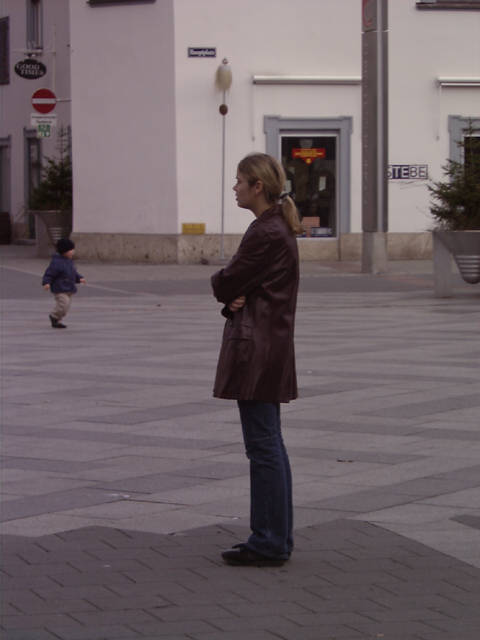
#> input picture images/person_010.bmp, 480 x 640 px; its folder holds only this picture in this run
$ python skindetect.py --images images
#> lines starting #> are read from the running program, lines starting #| are printed output that depends on the picture; after the words box and inside, x2 and y2 are one past the last pixel; in counts of white or black regions, pixels touching at a corner belong together
# USAGE
# python detect.py --images images

# import the necessary packages
from __future__ import print_function
from imutils.object_detection import non_max_suppression
from imutils import paths
import numpy as np
import argparse
import imutils
import cv2

# construct the argument parse and parse the arguments
ap = argparse.ArgumentParser()
ap.add_argument("-i", "--images", required=True, help="path to images directory")
args = vars(ap.parse_args())
#define the upper and lower boundaries of the HSV pixel
# define the upper and lower boundaries of the HSV pixel
# intensities to be considered 'skin'
lower = np.array([0, 48, 80], dtype = "uint8")
upper = np.array([20, 255, 255], dtype = "uint8")
# initialize the HOG descriptor/person detector
#hog = cv2.HOGDescriptor()
#hog.setSVMDetector(cv2.HOGDescriptor_getDefaultPeopleDetector())

# loop over the image paths
imagePaths = list(paths.list_images(args["images"]))

for imagePath in imagePaths:
	# load the image and resize it to (1) reduce detection time
	# and (2) improve detection accuracy
	image = cv2.imread(imagePath)
#> image is the input picture: shape (640, 480, 3); mean B, G, R 103.7, 99.5, 111.5
	frame = imutils.resize(image, width=min(400, image.shape[1]))
	#orig = frame.copy()
	converted = cv2.cvtColor(frame, cv2.COLOR_BGR2HSV)
#> converted: shape (533, 400, 3); mean H, S, V 130.9, 35.4, 111.7
	skinMask = cv2.inRange(converted, lower, upper)
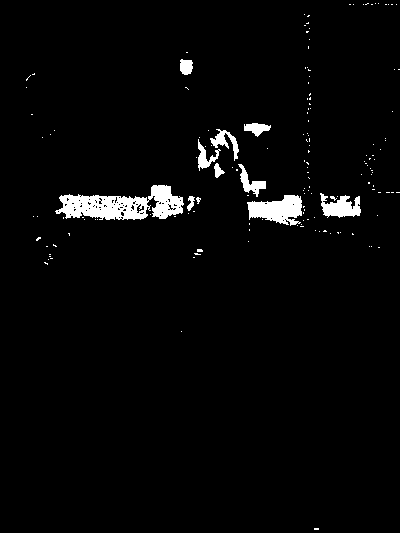
#> skinMask: shape (533, 400); 2.8% white; 156 white regions (145 under 20 px), largest, box (x1, y1, x2, y2) and area: (55, 185, 184, 220) 2511, (247, 195, 302, 226) 1096, (320, 193, 361, 218) 623

	# apply a series of erosions and dilations to the mask
	# using an elliptical kernel
	kernel = cv2.getStructuringElement(cv2.MORPH_ELLIPSE, (11, 11))
	skinMask = cv2.erode(skinMask, kernel, iterations = 2)
#> skinMask: shape (533, 400); every value is 0
	skinMask = cv2.dilate(skinMask, kernel, iterations = 2)

	# blur the mask to help remove noise, then apply the
	# mask to the frame
	skinMask = cv2.GaussianBlur(skinMask, (3, 3), 0)
	skin = cv2.bitwise_and(frame, frame, mask = skinMask)
#> skin: shape (533, 400, 3); every value is 0

	# show the skin in the image along with the mask
	cv2.imshow("images", np.hstack([frame, skin]))
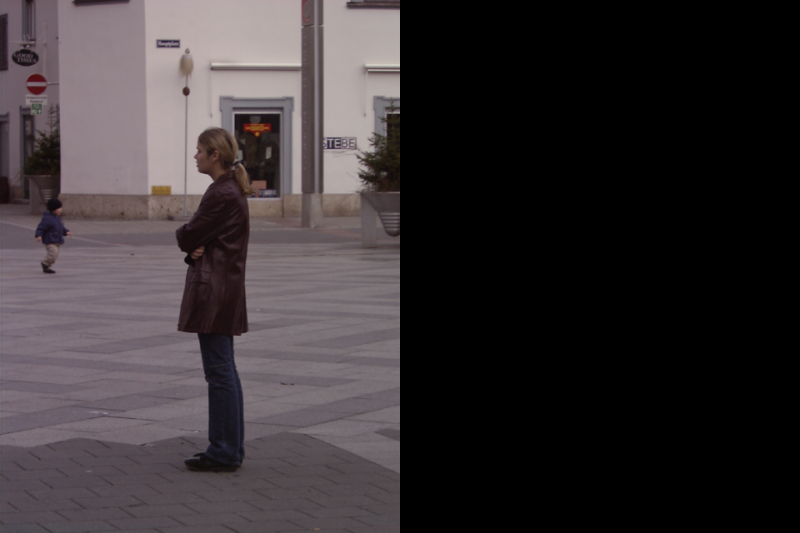
#> window 'images': shape (533, 800, 3); mean B, G, R 51.9, 49.7, 55.8

	# if the 'q' key is pressed, stop the loop
	if (cv2.waitKey(0)&0xff) == 27: break
#> (key Esc is pressed here)

$ run again, on images/person_032.bmp
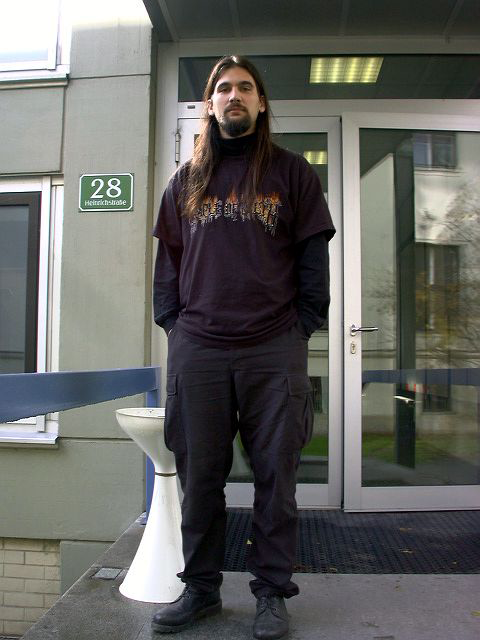
#> input picture images/person_032.bmp, 480 x 640 px
#> image is the input picture: shape (640, 480, 3); mean B, G, R 97.5, 100.8, 100.6
#> converted: shape (533, 400, 3); mean H, S, V 73.9, 43.2, 105.2
#> `skinMask = cv2.inRange(converted, lower, upper)`:
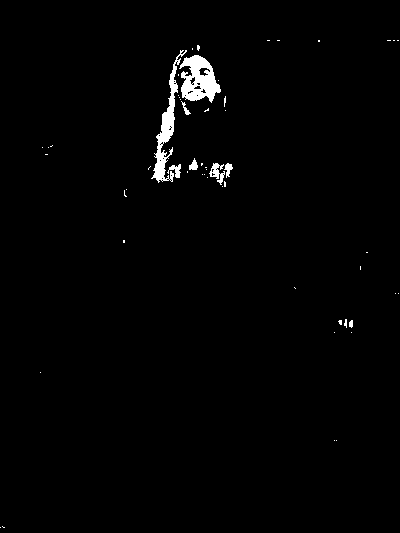
#> skinMask: shape (533, 400); 1.4% white; 55 white regions (47 under 20 px), largest, box (x1, y1, x2, y2) and area: (179, 55, 221, 103) 1191, (151, 50, 187, 183) 1098, (209, 163, 225, 185) 163
#> skin: shape (533, 400, 3); every value is 0
#> `cv2.imshow("images", np.hstack([frame, skin]))`:
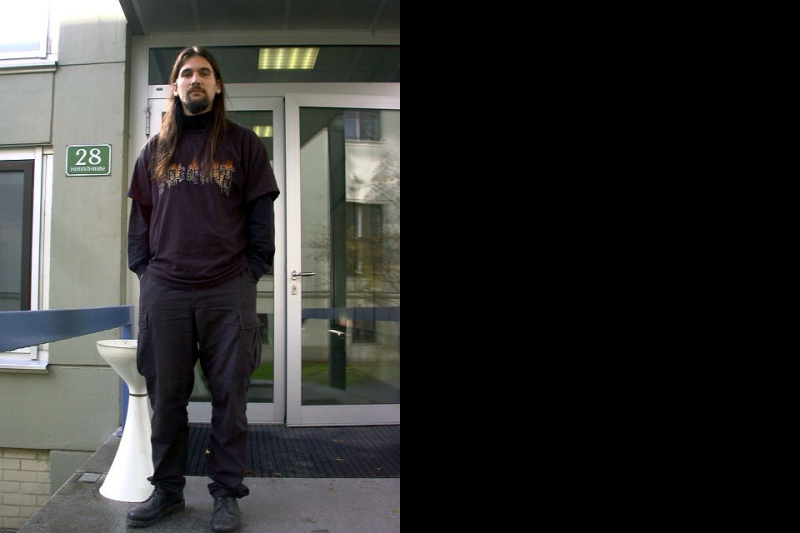
#> window 'images': shape (533, 800, 3); mean B, G, R 48.7, 50.4, 50.3

$ run again, on images/person_033.bmp
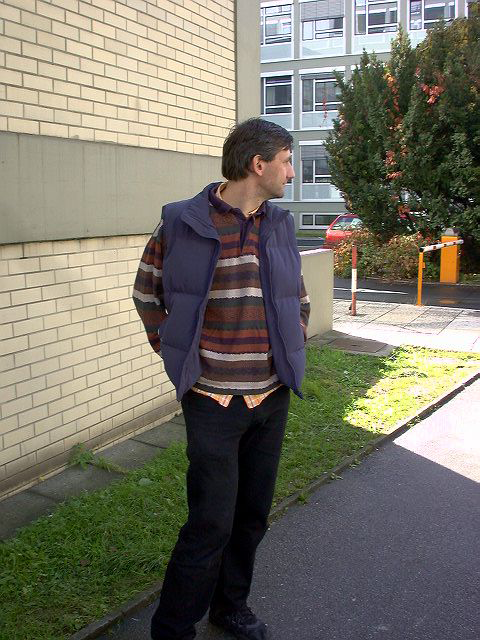
#> input picture images/person_033.bmp, 480 x 640 px
#> image is the input picture: shape (640, 480, 3); mean B, G, R 104.3, 117.4, 120.1
#> converted: shape (533, 400, 3); mean H, S, V 61, 70.3, 127.2
#> `skinMask = cv2.inRange(converted, lower, upper)`:
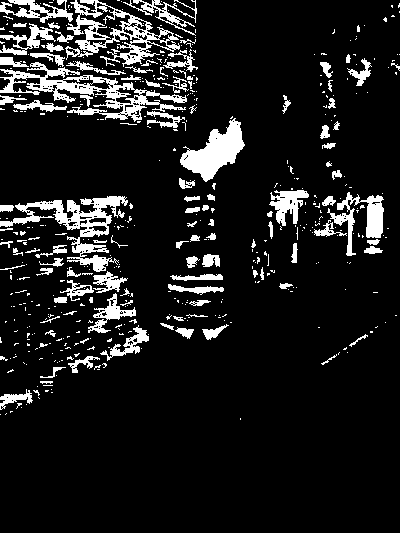
#> skinMask: shape (533, 400); 11.2% white; 491 white regions (386 under 20 px), largest, box (x1, y1, x2, y2) and area: (0, 62, 187, 122) 2986, (0, 196, 128, 272) 2586, (65, 0, 180, 67) 2429
#> `cv2.imshow("images", np.hstack([frame, skin]))`:
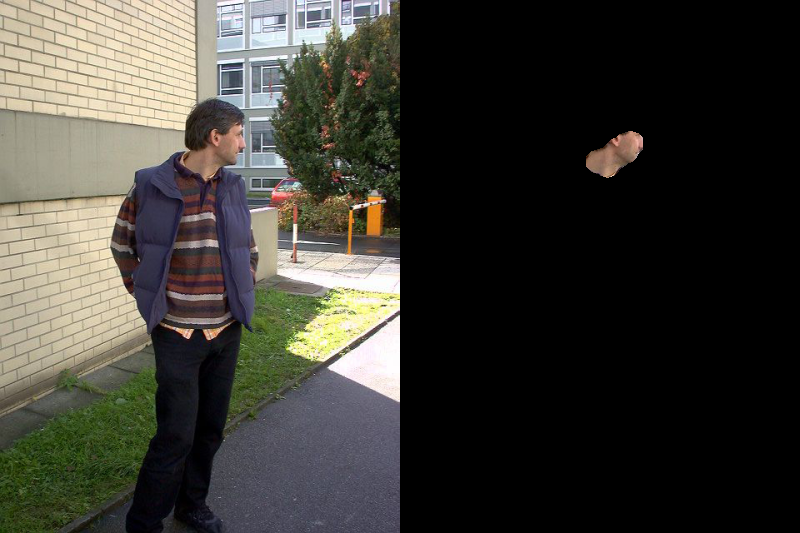
#> window 'images': shape (533, 800, 3); mean B, G, R 52.5, 59.1, 60.7

$ run again, on images/person_044.bmp
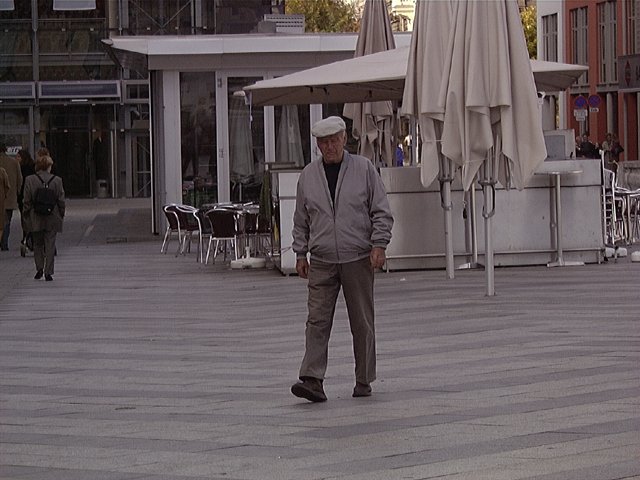
#> input picture images/person_044.bmp, 640 x 480 px
#> image is the input picture: shape (480, 640, 3); mean B, G, R 91.8, 89.5, 99.1
#> converted: shape (300, 400, 3); mean H, S, V 122.1, 33.3, 99.3
#> `skinMask = cv2.inRange(converted, lower, upper)`:
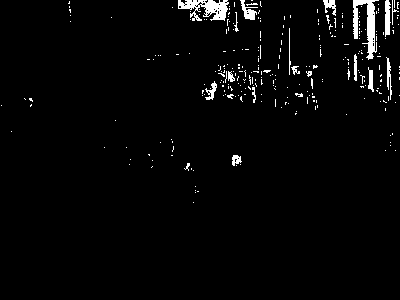
#> skinMask: shape (300, 400); 2.7% white; 289 white regions (269 under 20 px), largest, box (x1, y1, x2, y2) and area: (353, 0, 379, 60) 658, (178, 0, 229, 21) 601, (385, 0, 391, 37) 173
#> skin: shape (300, 400, 3); every value is 0
#> `cv2.imshow("images", np.hstack([frame, skin]))`:
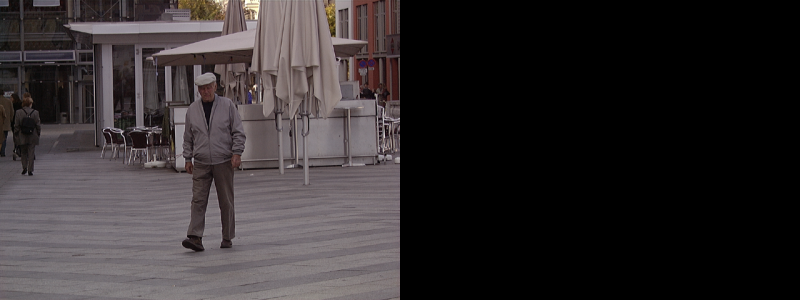
#> window 'images': shape (300, 800, 3); mean B, G, R 45.9, 44.7, 49.6

$ run again, on images/person_011.bmp
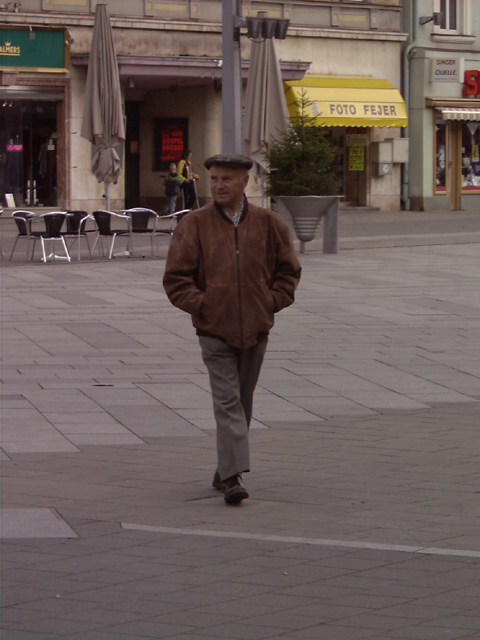
#> input picture images/person_011.bmp, 480 x 640 px
#> image is the input picture: shape (640, 480, 3); mean B, G, R 89.8, 93.3, 107
#> converted: shape (533, 400, 3); mean H, S, V 67.8, 50.3, 107.2
#> `skinMask = cv2.inRange(converted, lower, upper)`:
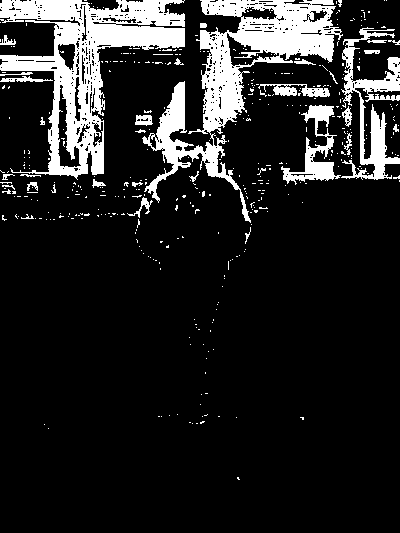
#> skinMask: shape (533, 400); 14.3% white; 415 white regions (380 under 20 px), largest, box (x1, y1, x2, y2) and area: (0, 0, 185, 180) 11657, (142, 0, 343, 223) 11086, (341, 27, 400, 180) 3097
#> `cv2.imshow("images", np.hstack([frame, skin]))`:
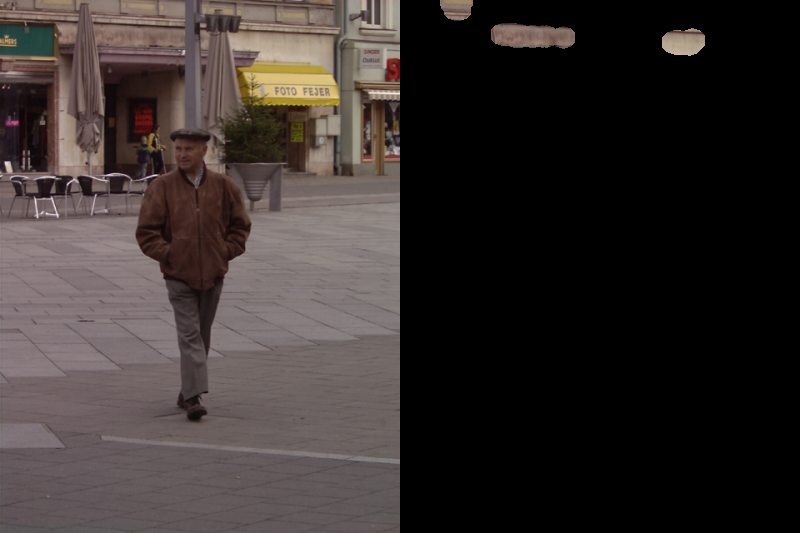
#> window 'images': shape (533, 800, 3); mean B, G, R 45.7, 47.6, 54.6
